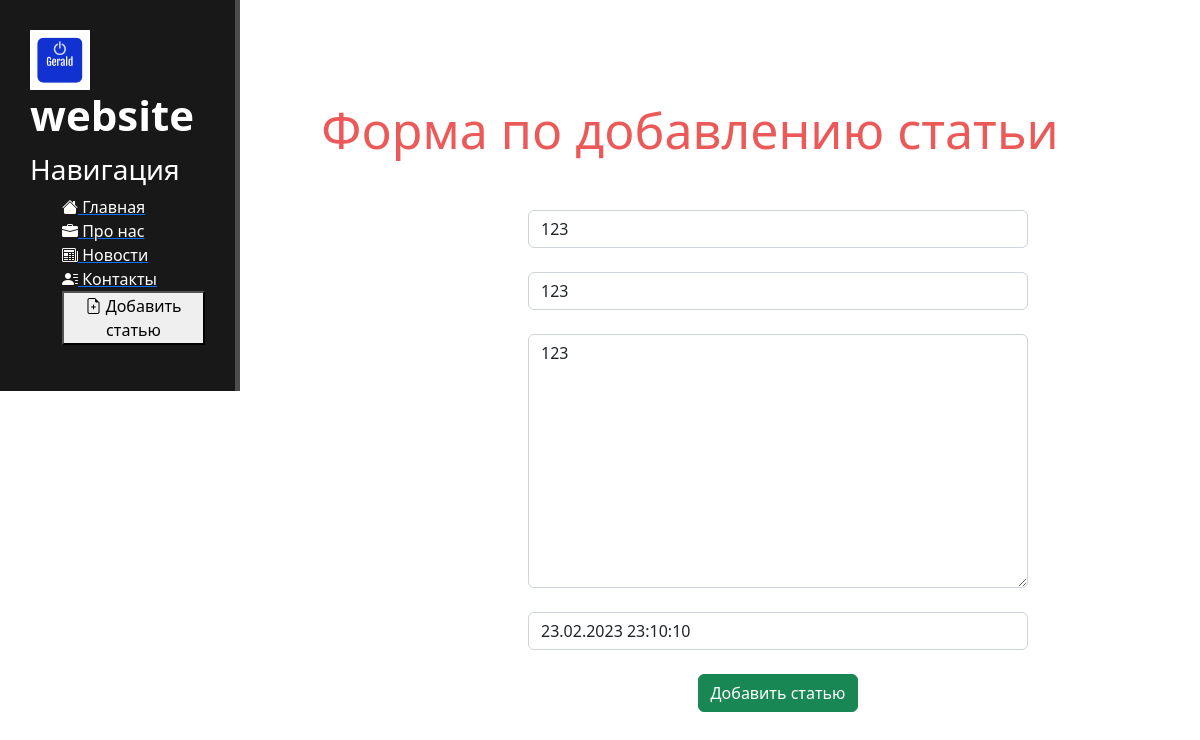
/news/7/update, run on an earlier commit of the app's database.
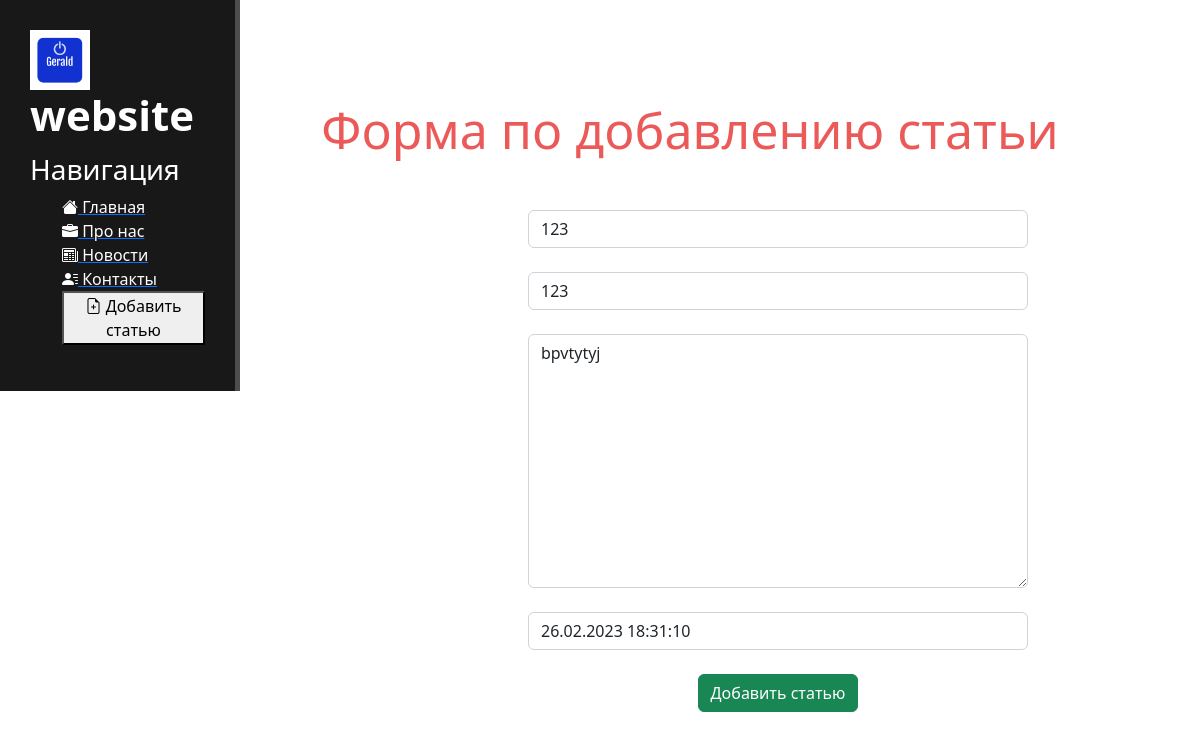
And on a later commit of the database.
### news/models.py (models this page shows, shortened)
class Artiles(models.Model):
    title = models.CharField('Название', max_length=50)
    anons = models.CharField('Анонс', max_length=250)
    full_text = models.TextField('Статья')
    date = models.DateTimeField('Дата публикации')
    class Meta:
        verbose_name = 'Новость'
        verbose_name_plural = 'Новости'

### news/views.py (the view)
# urls.py: path('<int:pk>/update', views.NewsUpdateView.as_view(), name='news-update'),
class NewsUpdateView(UpdateView):
    model = Artiles
    template_name = 'news/create.html'
    form_class = ArtilesForm

### news/forms.py
class ArtilesForm(ModelForm):
    class Meta:
        model = Artiles
        fields = ['title', 'anons', 'full_text', 'date']
        widgets = {
            "title": TextInput(attrs={
                'class': 'form-control',
                'placeholder': 'Название статьи'
            }),
            "anons": TextInput(attrs={
                'class': 'form-control',
                'placeholder': 'Анонс статьи'
            }),
            "date": DateTimeInput(attrs={
                'class': 'form-control',
                'placeholder': 'Дата публикации'
            }),
            "full_text": Textarea(attrs={
                'class': 'form-control',
                'placeholder': 'Текст статьи'
            })
        }

### news/templates/news/create.html (shortened to what this page needs)
{% extends 'main/layout.html' %}
{% block content%}
    <div class="features">
        <h1>Форма по добавлению статьи</h1>
        <form method="post">
            {{ form.title }}<br>
            {{ form.anons }}<br>
            {{ form.full_text }}<br>
            {{ form.date }}<br>
            <button class="btn btn-success" type="submit">Добавить статью</button>
        </form>
    </div>
{% endblock%}

What changed in the data, as far as the page shows it:
changed Artiles: full_text "123" → "bpvtytyj"; date "23.02.2023 23:10:10" → "26.02.2023 18:31:10"
